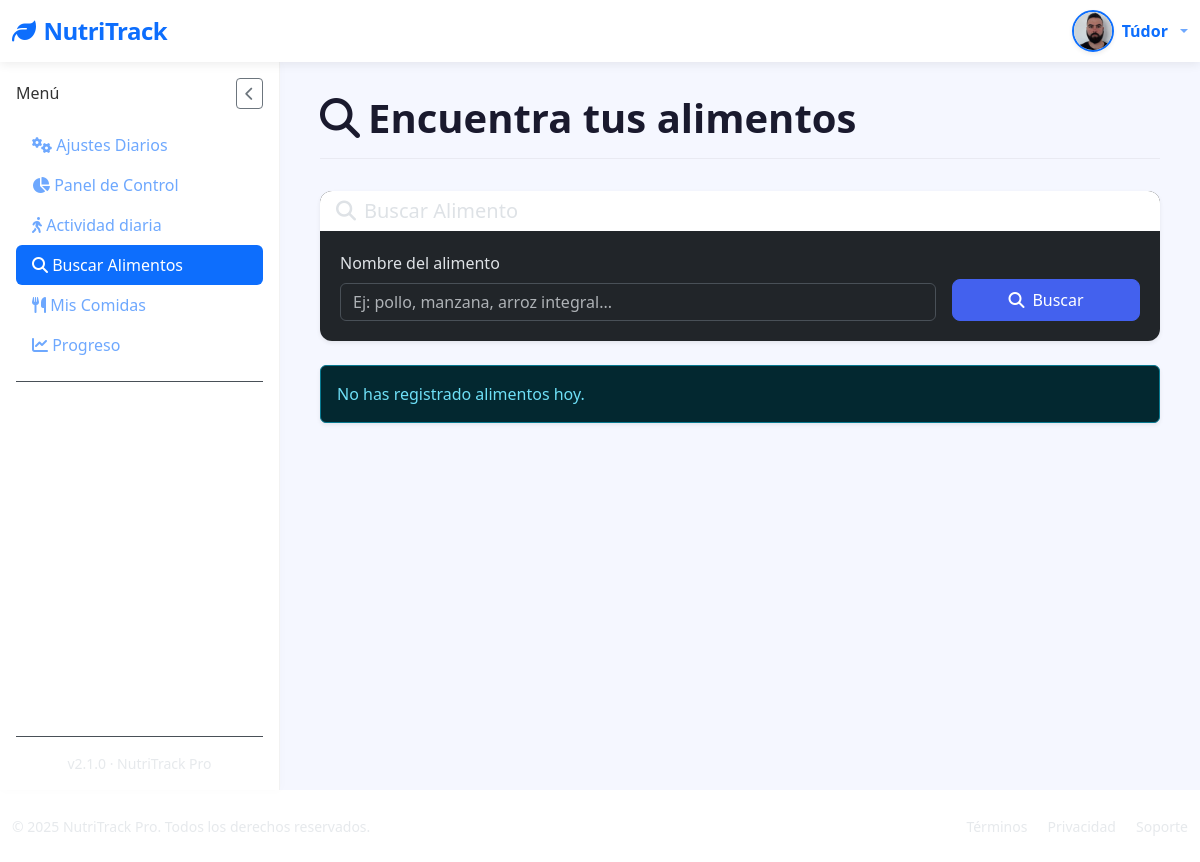
/search_food (signed in), run on an earlier commit of the app's database.
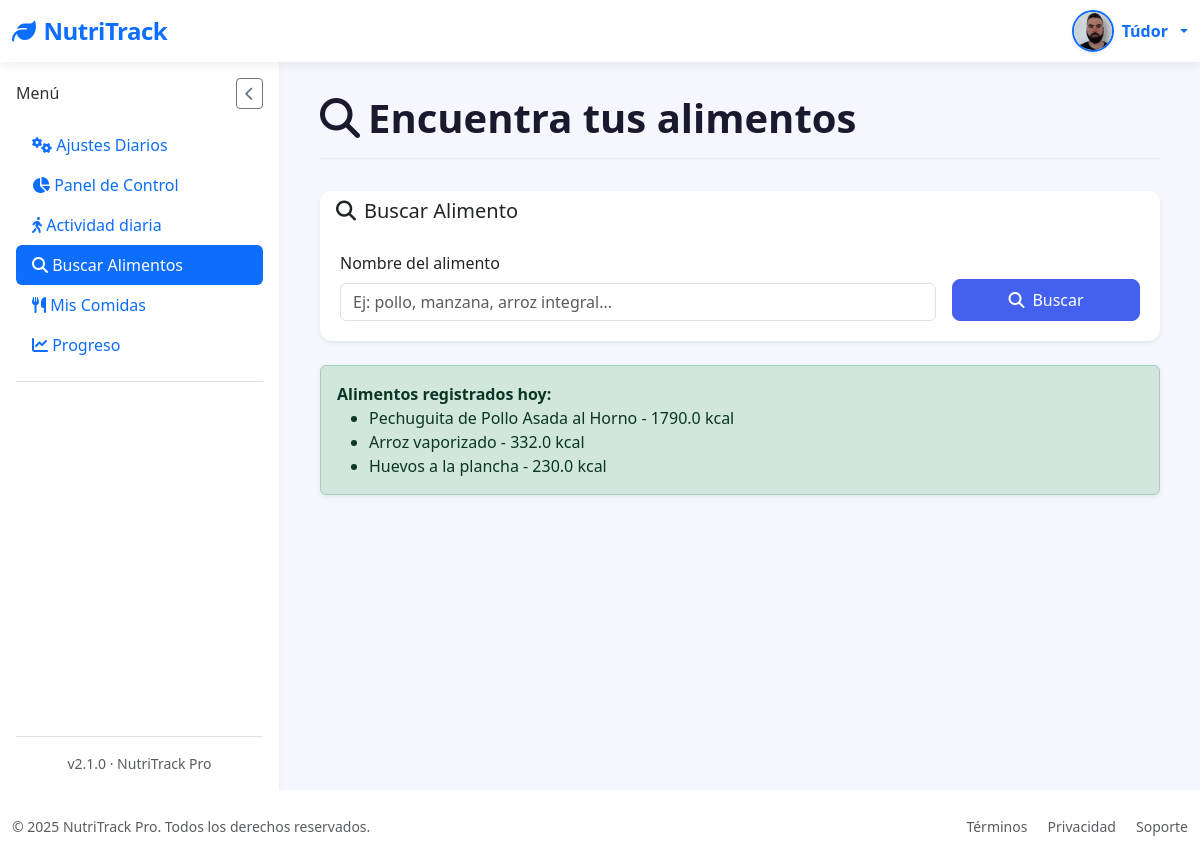
And on a later commit of the database.
### tables this page shows
CREATE TABLE "loggin" (
	"id"	INTEGER,
	"username"	TEXT NOT NULL,
	"password"	TEXT,
	"email"	TEXT, google_id TEXT, full_name TEXT, birth_date TEXT, height_cm INTEGER, weight_kg INTEGER, gender TEXT, activity_level TEXT, goal TEXT, profile_photo TEXT DEFAULT NULL, preferences TEXT DEFAULT '{}',
	PRIMARY KEY("id" AUTOINCREMENT)
);

CREATE TABLE "food_entries" (
	"id"	INTEGER,
	"user_id"	INTEGER NOT NULL,
	"food_name"	TEXT NOT NULL,
	"calories"	REAL,
	"proteins"	REAL,
	"fats"	REAL,
	"carbs"	REAL,
	"date"	TIMESTAMP DEFAULT CURRENT_TIMESTAMP,
	"created_at"	TEXT,
	PRIMARY KEY("id" AUTOINCREMENT),
	FOREIGN KEY("user_id") REFERENCES "loggin"("id")
);

### app/controllers/SearchFoodController.py (the view, shortened to what this page needs)
@app.route('/search_food')
@login_required
def search_food():
    query = request.args.get('query', '').strip()
    today_foods = get_food_entries_for_date(current_user.id, date.today())
    if not query:
        return render_template(
            "SearchFood/FoodResults.html",
            alimentos=[],
            query="",
            today_foods=today_foods
        )

### app/__init__.py (called while the page is built)
@login_manager.user_loader
def load_user(user_id):
    return User.get_by_id(user_id)

### app/conexion.py (called while the page is built)
@contextmanager
def get_db_connection():
    conn = sqlite3.connect(DATABASE)
    conn.row_factory = sqlite3.Row  # Esto permite acceso como diccionario
    try:
        yield conn
    finally:
        conn.close()

@contextmanager
def get_db_cursor():
    with get_db_connection() as conn:
        cursor = conn.cursor()
        try:
            yield cursor
            conn.commit()
        except:
            conn.rollback()
            raise

### app/controllers/UsersController.py (called while the page is built)
@app.context_processor
def inject_prefs():
    if current_user.is_authenticated:
        prefs = get_user_preferences(current_user.id)  # función que recupera las prefs
        return dict(prefs=prefs)
    return dict(prefs=None)

### app/models/UsersModel.py (called while the page is built)
def get_user_preferences(user_id):
    with get_db_cursor() as cursor:
        cursor.execute("SELECT preferences FROM loggin WHERE id = ?", (user_id,))
        row = cursor.fetchone()
        try:
            return json.loads(row["preferences"]) if row and row["preferences"] else {}
        except:
            return {}

### app/templates/SearchFood/FoodResults.html (shortened to what this page needs)
{% extends "base.html" %}
{% block section %}
<div class="page-header">
  <h1 class="page-title">
    <i class="fas fa-search me-2"></i>Encuentra tus alimentos
  </h1>
</div>
<div class="card border-0 shadow-sm mb-4">
    <div class="card-header bg-white border-0">
      <h5 class="mb-0">
        <i class="fas fa-search me-2"></i>Buscar Alimento
      </h5>
    </div>
    <div class="card-body">
      <form method="GET" action="{{ url_for('search_food') }}" class="row g-3">
        <div class="col-md-9">
          <label for="query" class="form-label fw-medium">Nombre del alimento</label>
          <input
            type="text"
            class="form-control"
            name="query"
            id="query"
            placeholder="Ej: pollo, manzana, arroz integral..."
            required
          >
        </div>
        <div class="col-md-3 d-flex align-items-end">
          <button type="submit" class="btn btn-primary w-100">
            <i class="fas fa-search me-2"></i>Buscar
          </button>
        </div>
      </form>
    </div>
</div>
{% if today_foods %}
<div class="alert alert-success shadow-sm">
    <strong>Alimentos registrados hoy:</strong>
    <ul class="mb-0">
        {% for food in today_foods %}
            <li>{{ food.nombre }} - {{ food.calorias }} kcal</li>
        {% endfor %}
    </ul>
</div>
{% else %}
<div class="alert alert-info shadow-sm">
    No has registrado alimentos hoy.
</div>
{% endif %}
{% endblock %}

### app/templates/base.html (shortened to what the changed rows need)
<!DOCTYPE html>
<html lang="es" data-bs-theme="{% if prefs and prefs.dark_mode %}dark{% else %}light{% endif %}">
<head>
    <link href="https://cdn.jsdelivr.net/npm/bootstrap@5.3.2/dist/css/bootstrap.min.css" rel="stylesheet">
    <link rel="stylesheet" href="https://cdn.jsdelivr.net/npm/bootstrap-icons@1.11.1/font/bootstrap-icons.css">
    <link rel="stylesheet" href="https://cdnjs.cloudflare.com/ajax/libs/font-awesome/6.5.2/css/all.min.css" />
    <link href="https://cdn.jsdelivr.net/npm/sweetalert2@11/dist/sweetalert2.min.css" rel="stylesheet">
    <link rel="stylesheet" href="{{ url_for('static', filename='styles/Stylebase.css') }}">
</head>
<body>
    <nav class="navbar navbar-expand-lg navbar-light bg-white">
        <div class="container-fluid">
            <div class="d-flex align-items-center ms-auto">
  {% if current_user.is_authenticated %}
  <div class="dropdown">
    <a href="#" class="d-flex align-items-center text-decoration-none dropdown-toggle" id="userDropdown" data-bs-toggle="dropdown" aria-expanded="false" style="gap: 0.5rem;">
      {% if current_user.profile_photo %}
        <img src="{{ url_for('static', filename='images/profile_photo/' + current_user.profile_photo) }}"
            alt="Avatar"
            class="rounded-circle shadow-sm"
            style="width: 42px; height: 42px; object-fit: cover; border: 2px solid #0d6efd;">
      {% else %}
        <div class="user-avatar bg-primary text-white rounded-circle d-flex justify-content-center align-items-center shadow-sm"
             style="width: 42px; height: 42px; font-weight: 700; font-size: 1.1rem; user-select: none;">
          {{ current_user.username[0]|upper }}
        </div>
      {% endif %}
      <span class="d-none d-sm-inline fw-semibold text-primary" style="font-size: 1rem;">
        {{ current_user.username }}
      </span>
    </a>
  </div>
  {% endif %}
</div>
        </div>
    </nav>
    <div class="container-fluid flex-grow-1">
        <div class="row h-100 g-0">
            <nav class="sidebar d-flex flex-column p-3" id="sidebar">
                <div class="d-flex justify-content-between align-items-center mb-3">
                    <h6 class="sidebar-title mb-0">Menú</h6>
                    <button id="closeSidebarBtn" class="btn btn-sm btn-outline-secondary d-lg-block">
                    </button>
                </div>
                <ul class="nav nav-pills flex-column mb-auto">
                    <li>
                        <a href="{{ url_for('settings') }}" class="nav-link {% if request.path == url_for('settings') %}active{% endif %}">
                            <i class="fas fa-cogs"></i> Ajustes Diarios
                        </a>
                    </li>
                    <li>
                        <a href="{{ url_for('dashboard') }}" class="nav-link {% if request.path == url_for('dashboard') %}active{% endif %}">
                            <i class="fas fa-chart-pie"></i> Panel de Control
                        </a>
                    </li>
                    <li>
                        <a href="{{ url_for('activity') }}" class="nav-link {% if request.path == url_for('activity') %}active{% endif %}">
                            <i class="fas fa-walking"></i> Actividad diaria
                        </a>
                    </li>
                    <li>
                        <a href="{{ url_for('search_food') }}" class="nav-link {% if request.path == url_for('search_food') %}active{% endif %}">
                        </a>
                    </li>
                    <li>
                        <a href="{{ url_for('mis_comidas') }}" class="nav-link {% if request.path == url_for('mis_comidas') %}active{% endif %}">
                            <i class="fas fa-utensils"></i> Mis Comidas
                        </a>
                    </li>
                    <li>
                        <a href="{{ url_for('progreso') }}" class="nav-link {% if request.path == url_for('progreso') %}active{% endif %}">
                            <i class="fas fa-chart-line"></i> Progreso
                        </a>
                    </li>
                    <li class="pt-3 mt-3 border-top">
                    </li>
                </ul>
                <div class="mt-auto pt-3 border-top text-center small text-muted">
                    v2.1.0 · NutriTrack Pro
                </div>
            </nav>
            <main class="main-content" id="mainContent">
                {% block section %}{% endblock %}
            </main>
        </div>
    </div>
    <footer class="bg-white py-4 mt-auto">
        <div class="container-fluid">
            <div class="row align-items-center">
                <div class="col-md-6 text-center text-md-start">
                    <p class="mb-0 small text-muted">&copy; 2025 NutriTrack Pro. Todos los derechos reservados.</p>
                </div>
                <div class="col-md-6 text-center text-md-end">
                    <a href="#" class="text-decoration-none small text-muted me-3">Términos</a>
                    <a href="#" class="text-decoration-none small text-muted me-3">Privacidad</a>
                    <a href="#" class="text-decoration-none small text-muted">Soporte</a>
                </div>
            </div>
        </div>
    </footer>
</body>
</html>

What changed in the data, as far as the page shows it:
added food_entries: nombre "Pechuguita de Pollo Asada al Horno", calorias "1790.0"
added food_entries: nombre "Arroz vaporizado", calorias "332.0"
added food_entries: nombre "Huevos a la plancha", calorias "230.0"
Also different on the page:
text no longer shown: "No has registrado alimentos hoy."
text now shown: "Alimentos registrados hoy:"
